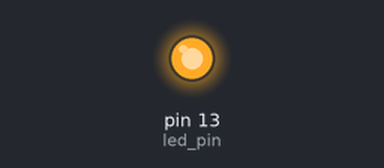
Bench run of a sketch on a simulated Arduino Uno, built with avr-gcc and run on an emulated ATmega328P. Shown: output pins drawn as LEDs (lit = HIGH).

Above: at 0.1 s.
At 120.1 s:
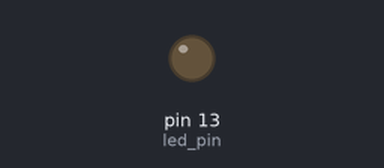
Timing chart, 0 to 126.5 s (numbered marks = the images above):
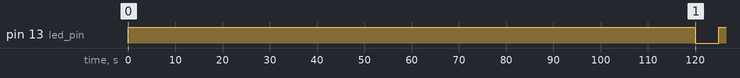

The sketch:

program_0003.ino
```cpp
// (licence header left out)
//
// See image file "arduino_uno_r3.jpg" for board diagram and pin layout.
//

//
// See image file "multi_color_led_device.jpg".
//
// 1) Connect from this pin to 13 on UNO R3 board.
//
// 2) Connect from this pin to "GND" in "POWER" section on R3 board.
//

//
// Declare pin 13 as LED output on our UNO R3 device.
//
const int led_pin = 13;

//
// Setup function.
//
// Info:
//
// Define pin 13 "led_pin" as output on our UNO R3 device.
//
void setup()
{
    pinMode(led_pin, OUTPUT);
}

//
// Main program function.
//
// Info:
//
// Turn LED on for 120 seconds.
//
// Turn LED off for 5 seconds.
//
void loop()
{
    digitalWrite(led_pin, HIGH);
    delay(120000);
    digitalWrite(led_pin, LOW);
    delay(5000);
}

// End of file.
```

Measured:
- by itself, pin 13 (led_pin): LOW → HIGH at 0.00 s, → LOW 120 s later, → HIGH 5.0 s later
